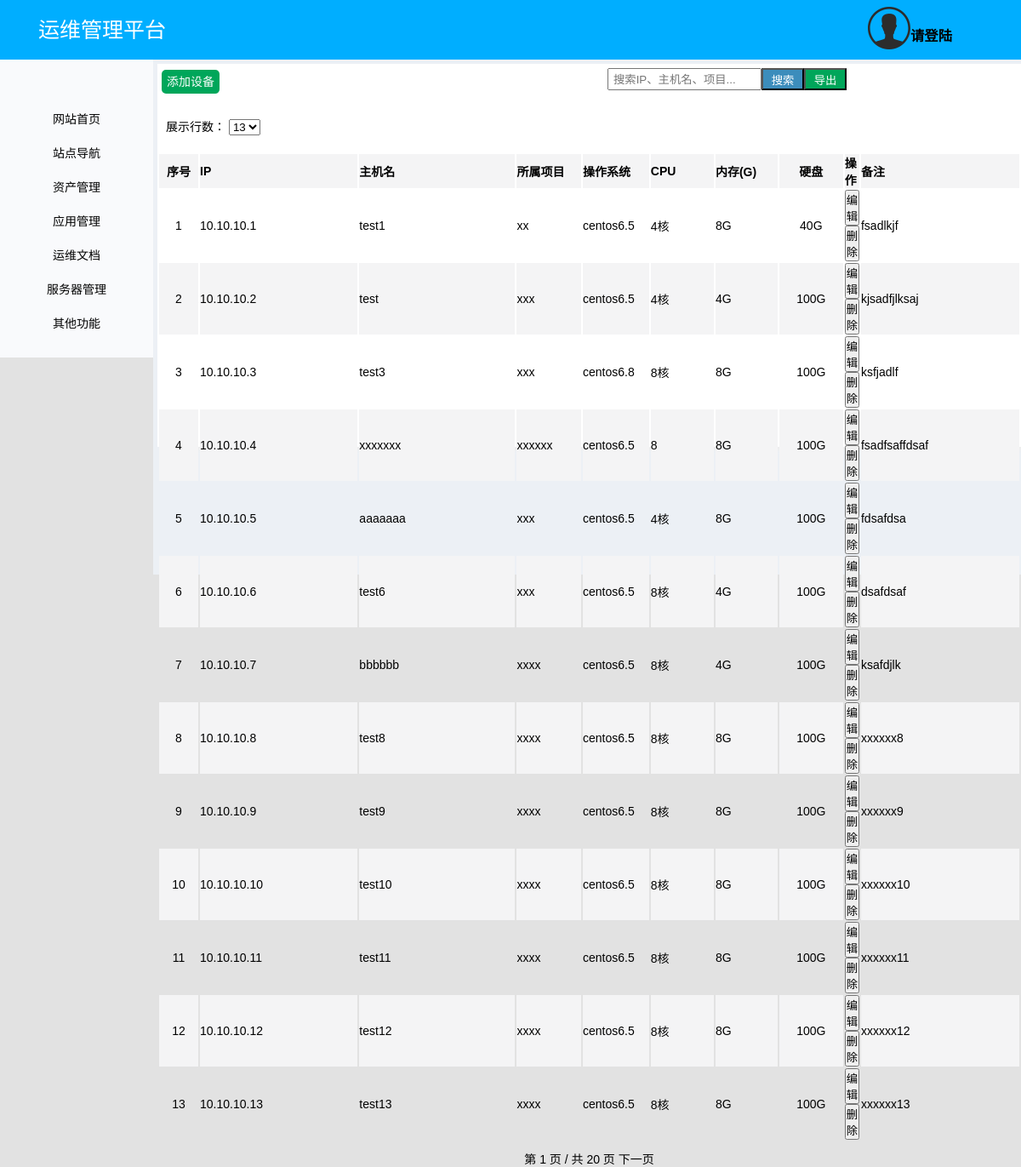
The app's page /asset/asset/index/0/ with its own data.
### asset/models.py (models this page shows, shortened)
class AssetManagement(models.Model):
    ip = models.CharField(max_length=15)
    host_name = models.CharField('主机名', max_length=255)
    project = models.CharField('所属项目', max_length=255)
    system = models.CharField('操作系统', max_length=20)
    cpu = models.CharField(max_length=20)
    memory = models.CharField('内存', max_length=20)
    hard = models.CharField('硬盘', max_length=20)
    remark = models.CharField('备注', max_length=255, null=True, blank=True)

### asset/views.py (the view, shortened to what this page needs)
# urls.py: url(r'^asset/(?P<option>\w*)/(?P<id>\d*)/$', views.assetmanagement, name='asset'),
def assetmanagement(request, option, id):
    logger.info("进入资料管理视图,请求参数为: option=[%s],id=[%s]" % (option, id))
    asset_search = request.GET.get('asset_search', '未提交到搜索关键字')     # 获取搜索查询结果
    page = int(request.GET.get('page', 1))      # 获取分页，默认为第一页
    pagenumber = int(request.GET.get('pagenumber', 13))      # 每页展示数量，默认5条
    pagenumber_switch = int(request.GET.get('pagenumber_switch', 0))    # 设置展示行数时的开关
    logger.info("资产管理GET请求提交参数:asset_search=[{0}]、page=[{1}]、pagenumber=[{2}]、pagenumber_switch=[{3}]".format(
        asset_search, page, pagenumber, pagenumber_switch))
    page_condition = {"asset_search": asset_search,
                      "pagenumber": pagenumber,
                      "pagenumber_switch": 0}
    def paginatorlist(content, page, pagenumber):
        logger.info("资产管理,对查询结果进行分页,返回当页的所有结果,传入参数为：page=[{0}]、pagenumber=[{1}]".format(page, pagenumber))
        paginator = Paginator(content, pagenumber)      # 对结果进行分页,每页的分页数量
        try:
            contacts = paginator.page(page)     # 取指定页的数据
        except PageNotAnInteger as e:
            logger.error("资产管理,获取指定页的数据异常,返回第一页结果,异常原因: %s" % e)
            contacts = paginator.page(1)    # 如果用户请求的页码号不是整数，显示第一页
        except EmptyPage:
            logger.error("资产管理,获取指定页的数据异常,用户请求的页码号超过了最大页码号，将显示最后一页")
            contacts = paginator.page(paginator.num_pages)
        logger.info("资产管理,成功返回查询结果")
        return contacts
    if option == "add_asset":
        logger.info('进入资产管理添加页面,请求id为: %s' % int(id))
        if request.method == 'POST' and int(id) == 0:
            logger.info("资产管理,开始添加数据")
            ip = request.POST.get('ip')
            host_name = request.POST.get('host_name')
            project = request.POST.get('project')
            system = request.POST.get('system')
            cpu = request.POST.get('cpu')
            memory = request.POST.get('memory')
            hard = request.POST.get('hard')
            remark = request.POST.get('remark', None)
            logger.info("资产管理,添加数据参数为：{0},{1},{2},{3},{4},{5},{6},{7}".format(
                ip, host_name, project, system, cpu, memory, hard, remark))
            try:
                AssetManagement.objects.create(ip=ip, host_name=host_name, project=project,
                                               system=system, cpu=cpu, memory=memory,
                                               hard=hard, remark=remark)
            except Exception as e:
                logger.error("资产管理添加数据发生异常,异常原因: %s" % e)
                return HttpResponse("添加数据异常")
            logger.info("资产管理添加数据成功,返回添加成功数据")
            return HttpResponse("添加成功")
        else:
            logger.info('进入资产 添加 页面')
            return HttpResponse("进入资产添加页面,可以删除了")
    elif option == 'index':
        logger.info('进入资产管理展示页面')
        contact_list = AssetManagement.objects.all().order_by('id')     # 获取所有的数据
        logger.info('资产管理对查询结果进行分页')
        contacts = paginatorlist(contact_list, page, pagenumber)
        if pagenumber_switch == 1:
            logger.info('资产管理通过js查询数据，每页显示数量为 %s' % pagenumber)
            contacts = paginatorlist(contact_list, page, pagenumber)
            return render(request, 'asset/asset_js_return_page.html', {'asset_management_list': contacts,
                                                                       'page_condition': page_condition})
        logger.info('返回资产管理界面数据到页面')
        return render(request, 'asset/asset.html', {'asset_management_list': contacts,
                                                    'page_condition': page_condition})
    else:
        logger.info("资产管理参数错误")
        return HttpResponse('资产管理参数错误')

### templates/asset/asset.html (shortened to what this page needs)
{% extends 'base.html' %}
{% load staticfiles %}
{% block user_login %}
    {% if request.session.username %}
        <h4 style='font-family:楷体;'>用户：{{ request.session.username }}
            <a href=" {% url 'public:login' %}?logoutuser={{ request.session.username }}"> [退出] </a></h4>
    {% else %}
        <h3 style='font-family:楷体;'><a href="{% url 'public:login' %}">请登陆</a></h3>
    {% endif %}
{% endblock user_login %}
{% block body_content %}
<div class="link_zcgl" style="display:block">
    <div class="link_zcgl_head" >
        <a href="javascript:;" class="addEqu addEq" data-id="0">添加设备</a>
        <span>
            <form class="search_form" role="search" method="get" action="{% url 'asset:asset' option='search' id=0 %}?pagenumber={{ page_condition.pagenumber }}">
                <input type="search" class="search" name="asset_search" placeholder="搜索IP、主机名、项目..." required>
                <input type="submit" class="searchBtn" value="搜索">
                <input type="submit" class="outBtn" value="导出">
            </form>
        </span>
    </div>
    <div class="link_zcgl_mid">
        展示行数：
        <select name="" id="">
            {% if page_condition.pagenumber >= 10 %}
                <option value="{{ page_condition.pagenumber }}" selected = "selected">{{ page_condition.pagenumber }}</option>
            {% endif %}
        </select>
    </div>
    <div class="link_zcgl_fot">
        <table>
            <tr>
                <th> 序号  </th>
                <th> IP   </th>
                <th> 主机名    </th>
                <th> 所属项目  </th>
                <th> 操作系统  </th>
                <th> CPU    </th>
                <th> 内存(G) </th>
                <th> 硬盘    </th>
                <th> 操作    </th>
                <th> 备注    </th>
            </tr>
            {% for asset in asset_management_list %}
                <tr>
                    <td> {{ asset.id }}</td>
                    <td> {{ asset.ip }}</td>
                    <td> {{ asset.host_name }}</td>
                    <td> {{ asset.project }}</td>
                    <td> {{ asset.system }}</td>
                    <td> {{ asset.cpu }}</td>
                    <td> {{ asset.memory }}</td>
                    <td> {{ asset.hard }}</td>
                    <td>
                        <a href="{% url 'asset:asset' option='edit_asset' id=asset.id %}"><button>编辑</button></a>
                        <a href="{% url 'asset:asset' option='del_asset' id=asset.id %}" onClick="delete_confirm" > <button>删除</button></a>
                    </td>
                    <td> {{ asset.remark }}</td>
                </tr>
                {% empty %}
                    <td>未查询到资产</td>
            {% endfor %}
        </table>
        <div class="pages">
                 {% if asset_management_list %}
                  第 {{ asset_management_list.number }} 页 / 共 {{ asset_management_list.paginator.num_pages }} 页
                  {% if asset_management_list.has_next %}
                    <a href="?page={{ asset_management_list.next_page_number }}&asset_search={{ page_condition.asset_search }}&pagenumber={{ page_condition.pagenumber }}">下一页</a>
                  {% endif %}
                {% endif %}
        </div>
    </div>
</div>
{% endblock body_content %}

### asset/static/asset/css/repeat.css (style rules this page uses)
body, h1, h2, h3, h4, h5, h6, p, form,div { margin:0; }
ol,ul,div { margin:0; padding:0; }
body { font-family: '微软雅黑'; }
a { text-decoration: none;color: #000; }
input,button,textarea { outline: none; }

### asset/static/asset/css/index.css (style rules this page uses)
.cont_r>div { height: 100%; }
.cont_r .link_zcgl { height: 450px;background: #fff;margin-top: 5px;margin-left: 5px;box-shadow: 4px 4px 4px #eee; }
.link_zcgl_head { line-height: 33px;padding: 5px; }
.link_zcgl_head .addEq { color: #fff;background: #00A65A;padding:6px;border-radius: 5px; }
.link_zcgl_head span { float: right;margin-right:200px; }
.search_form { height: 26px; }
.link_zcgl_head .search { margin-left: 150px;text-indent: 5px;float:left;height: 26px; }
.link_zcgl_head .searchBtn,.link_zcgl_head .outBtn { width: 50px;height: 26px;display: inline-block;text-align: center;float:left;color: #fff;line-height: 26px; }
.link_zcgl_head .searchBtn { background: #3C8DBC; }
.link_zcgl_head .outBtn { background: #00A65A; }
.link_zcgl_mid { margin-top: 20px;padding-left: 10px; }
.link_zcgl_fot { margin-top: 20px; }
.link_zcgl_fot table { border-color: #fff; }
.link_zcgl_fot tr { border:none; }
.link_zcgl_fot tr:nth-of-type(odd) { background: #F4F4F5; }
.pages { text-align: center;margin-top: 10px; }
.link_zcgl_fot tr th { text-align: left; }
.link_zcgl_fot tr td:nth-of-type(1),.link_zcgl_fot tr th:nth-of-type(1) { width: 50px;text-align: center; }
.link_zcgl_fot tr td:nth-of-type(2),.link_zcgl_fot tr th:nth-of-type(2),.link_zcgl_fot tr td:nth-of-type(3),.link_zcgl_fot tr th:nth-of-type(3) { width: 200px; }
.link_zcgl_fot tr td:nth-of-type(4),.link_zcgl_fot tr th:nth-of-type(4),.link_zcgl_fot tr td:nth-of-type(5),.link_zcgl_fot tr th:nth-of-type(5),.link_zcgl_fot tr td:nth-of-type(6),.link_zcgl_fot tr th:nth-of-type(6),.link_zcgl_fot tr td:nth-of-type(7),.link_zcgl_fot tr th:nth-of-type(7),.link_zcgl_fot tr td:nth-of-type(8),.link_zcgl_fot tr th:nth-of-type(8) { width: 80px; }
.link_zcgl_fot tr td:nth-of-type(8),.link_zcgl_fot tr th:nth-of-type(8) { text-align: center; }
.link_zcgl_fot tr td:last-child,.link_zcgl_fot tr th:last-child { width: 200px; }
* { margin:0;padding:0; }

### public/static/public/nav/css/nav.css (style rules this page uses)
body,html { height: 100%;background: #E2E2E2 }
body,ul { margin:0;padding:0 }
body { font:14px "微软雅黑","宋体","Arial Narrow",HELVETICA;-webkit-text-size-adjust:100%; }
a { text-decoration:none; }

### records on screen
AssetManagement: id "1", ip "10.10.10.1", host_name "test1", project "xx", system "centos6.5", cpu "4核", memory "8G", hard "40G", remark "fsadlkjf"
AssetManagement: id "2", ip "10.10.10.2", host_name "test", project "xxx", system "centos6.5", cpu "4核", memory "4G", hard "100G", remark "kjsadfjlksaj"
AssetManagement: id "3", ip "10.10.10.3", host_name "test3", project "xxx", system "centos6.8", cpu "8核", memory "8G", hard "100G", remark "ksfjadlf"
AssetManagement: id "4", ip "10.10.10.4", host_name "xxxxxxx", project "xxxxxx", system "centos6.5", cpu "8", memory "8G", hard "100G", remark "fsadfsaffdsaf"
AssetManagement: id "5", ip "10.10.10.5", host_name "aaaaaaa", project "xxx", system "centos6.5", cpu "4核", memory "8G", hard "100G", remark "fdsafdsa"
AssetManagement: id "6", ip "10.10.10.6", host_name "test6", project "xxx", system "centos6.5", cpu "8核", memory "4G", hard "100G", remark "dsafdsaf"
AssetManagement: id "7", ip "10.10.10.7", host_name "bbbbbb", project "xxxx", system "centos6.5", cpu "8核", memory "4G", hard "100G", remark "ksafdjlk"
AssetManagement: id "8", ip "10.10.10.8", host_name "test8", project "xxxx", system "centos6.5", cpu "8核", memory "8G", hard "100G", remark "xxxxxx8"
AssetManagement: id "9", ip "10.10.10.9", host_name "test9", project "xxxx", system "centos6.5", cpu "8核", memory "8G", hard "100G", remark "xxxxxx9"
AssetManagement: id "10", ip "10.10.10.10", host_name "test10", project "xxxx", system "centos6.5", cpu "8核", memory "8G", hard "100G", remark "xxxxxx10"
AssetManagement: id "11", ip "10.10.10.11", host_name "test11", project "xxxx", system "centos6.5", cpu "8核", memory "8G", hard "100G", remark "xxxxxx11"
AssetManagement: id "12", ip "10.10.10.12", host_name "test12", project "xxxx", system "centos6.5", cpu "8核", memory "8G", hard "100G", remark "xxxxxx12"
AssetManagement: id "13", ip "10.10.10.13", host_name "test13", project "xxxx", system "centos6.5", cpu "8核", memory "8G", hard "100G", remark "xxxxxx13"

### other values on screen
{{ asset_management_list.number }} "1"
{{ asset_management_list.paginator.num_pages }} "20"
form field value "13"
